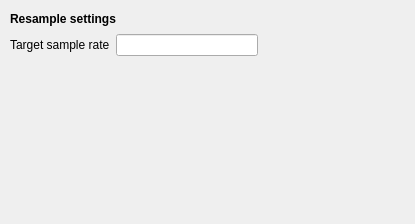
<?xml version="1.0" encoding="UTF-8"?>
<ui version="4.0">
 <class>ResampleSettingsView</class>
 <widget class="QWidget" name="ResampleSettingsView">
  <property name="geometry">
   <rect>
    <x>0</x>
    <y>0</y>
    <width>415</width>
    <height>224</height>
   </rect>
  </property>
  <property name="windowTitle">
   <string>Form</string>
  </property>
  <widget class="QWidget" name="layoutWidget">
   <property name="geometry">
    <rect>
     <x>10</x>
     <y>10</y>
     <width>248</width>
     <height>46</height>
    </rect>
   </property>
   <layout class="QGridLayout" name="gridLayout_2">
    <item row="0" column="0" colspan="2">
     <widget class="QLabel" name="label_8">
      <property name="font">
       <font>
        <weight>75</weight>
        <bold>true</bold>
       </font>
      </property>
      <property name="text">
       <string>Resample settings</string>
      </property>
     </widget>
    </item>
    <item row="1" column="0">
     <widget class="QLabel" name="label_9">
      <property name="text">
       <string>Target sample rate</string>
      </property>
     </widget>
    </item>
    <item row="1" column="1">
     <widget class="QLineEditLive" name="target_sample_rate_lineedit"/>
    </item>
   </layout>
  </widget>
 </widget>
 <customwidgets>
  <customwidget>
   <class>QLineEditLive</class>
   <extends>QLineEdit</extends>
   <header>widgets.QLineEditLive</header>
  </customwidget>
 </customwidgets>
 <resources/>
 <connections/>
 <slots>
  <slot>on_choose()</slot>
  <slot>on_input_format_changed()</slot>
 </slots>
</ui>
